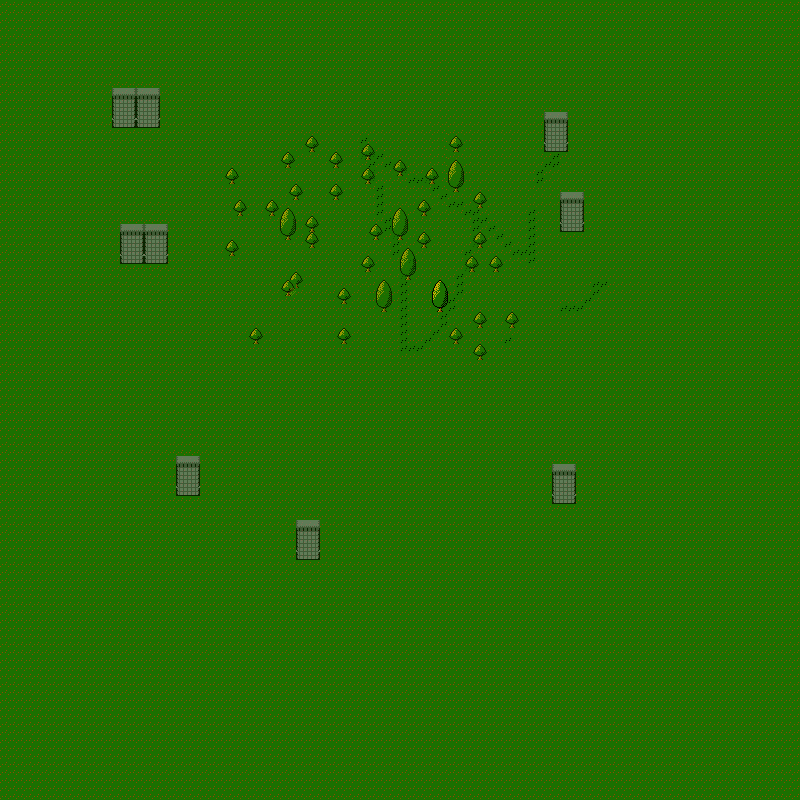

Tiled map render using the project's own tile images. Description and the map definition, with tile-layer contents summarised, below:
An orthogonal 100x100 tile map with 8x8 px tiles, 2 tile layers (Tile Layer 1, Tile Layer 2) and 65 objects (36x small tree, 13x Enemy, 10x Building, 6x tree).

<map version="1.0" tiledversion="1.1.5" orientation="orthogonal" renderorder="right-down" width="100" height="100" tilewidth="8" tileheight="8" infinite="0" nextobjectid="155">
 <tileset firstgid="1" source="fuck.tsx" />
 <layer name="Tile Layer 1" width="100" height="100">
  <data>[10000 cells, 10000 non-empty, 11 distinct tile ids]</data>
 </layer>
 <layer name="Tile Layer 2" width="100" height="100" opacity="0.68">
  <data>[10000 cells, 306 non-empty, 27 distinct tile ids]</data>
 </layer>
 <objectgroup name="Object Layer 1">
  <object id="21" type="tree" x="392" y="208" width="16" height="32" />
  <object id="35" type="tree" x="376" y="280" width="16" height="32" />
  <object id="36" type="tree" x="400" y="248" width="16" height="32" />
  <object id="37" type="tree" x="432" y="280" width="16" height="32" />
  <object id="38" type="tree" x="448" y="160" width="16" height="32" />
  <object id="39" type="tree" x="280" y="208" width="16" height="32" />
  <object id="40" type="small tree" x="224" y="168" width="16" height="16" />
  <object id="41" type="small tree" x="448" y="328" width="16" height="16" />
  <object id="43" type="small tree" x="368" y="224" width="16" height="16" />
  <object id="44" type="small tree" x="360" y="256" width="16" height="16" />
  <object id="45" type="small tree" x="336" y="288" width="16" height="16" />
  <object id="47" type="Enemy" x="192" y="392" width="8" height="8" />
  <object id="50" type="Enemy" x="240" y="104" width="8" height="8" />
  <object id="51" type="Enemy" x="544" y="440" width="8" height="8" />
  <object id="100" type="Enemy" x="160" y="200" width="8" height="8" />
  <object id="101" type="Enemy" x="480" y="80" width="8" height="8" />
  <object id="102" type="small tree" x="248" y="328" width="16" height="16" />
  <object id="103" type="small tree" x="280" y="280" width="16" height="16" />
  <object id="104" type="small tree" x="224" y="240" width="16" height="16" />
  <object id="105" type="small tree" x="288" y="272" width="16" height="16" />
  <object id="106" type="small tree" x="304" y="232" width="16" height="16" />
  <object id="107" type="small tree" x="304" y="216" width="16" height="16" />
  <object id="109" type="small tree" x="232" y="200" width="16" height="16" />
  <object id="110" type="small tree" x="336" y="328" width="16" height="16" />
  <object id="111" type="small tree" x="264" y="200" width="16" height="16" />
  <object id="112" type="small tree" x="288" y="184" width="16" height="16" />
  <object id="113" type="small tree" x="280" y="152" width="16" height="16" />
  <object id="114" type="small tree" x="288" y="184" width="16" height="16" />
  <object id="115" type="small tree" x="304" y="136" width="16" height="16" />
  <object id="116" type="small tree" x="328" y="152" width="16" height="16" />
  <object id="117" type="small tree" x="328" y="184" width="16" height="16" />
  <object id="118" type="small tree" x="360" y="144" width="16" height="16" />
  <object id="119" type="small tree" x="360" y="168" width="16" height="16" />
  <object id="120" type="small tree" x="392" y="160" width="16" height="16" />
  <object id="121" type="small tree" x="424" y="168" width="16" height="16" />
  <object id="122" type="small tree" x="416" y="200" width="16" height="16" />
  <object id="123" type="small tree" x="416" y="232" width="16" height="16" />
  <object id="124" type="small tree" x="472" y="192" width="16" height="16" />
  <object id="125" type="small tree" x="472" y="232" width="16" height="16" />
  <object id="126" type="small tree" x="448" y="136" width="16" height="16" />
  <object id="127" type="small tree" x="464" y="256" width="16" height="16" />
  <object id="128" type="small tree" x="488" y="256" width="16" height="16" />
  <object id="129" type="small tree" x="472" y="312" width="16" height="16" />
  <object id="130" type="small tree" x="504" y="312" width="16" height="16" />
  <object id="131" type="small tree" x="472" y="344" width="16" height="16" />
  <object id="132" type="small tree" x="336" y="288" width="16" height="16" />
  <object id="133" type="small tree" x="336" y="288" width="16" height="16" />
  <object id="134" name="BuildingA" type="Building" x="544" y="112" width="24" height="40" />
  <object id="135" name="BuildingB" type="Building" x="560" y="192" width="24" height="40" />
  <object id="136" name="BuildingC" type="Building" x="552" y="464" width="24" height="40" />
  <object id="137" name="BuildingC" type="Building" x="552" y="464" width="24" height="40" />
  <object id="138" name="BuildingD" type="Building" x="296" y="520" width="24" height="40" />
  <object id="139" name="BuildingE" type="Building" x="176" y="456" width="24" height="40" />
  <object id="140" name="BuildingF" type="Building" x="120" y="224" width="24" height="40" />
  <object id="141" name="BuildingG" type="Building" x="152" y="224" width="24" height="40" />
  <object id="142" name="BuildingH" type="Building" x="112" y="88" width="24" height="40" />
  <object id="143" name="BuildingI" type="Building" x="136" y="88" width="24" height="40" />
  <object id="144" type="Enemy" x="648" y="328" width="8" height="8" />
  <object id="145" type="Enemy" x="384" y="72" width="8" height="8" />
  <object id="146" type="Enemy" x="640" y="184" width="8" height="8" />
  <object id="147" type="Enemy" x="488" y="496" width="8" height="8" />
  <object id="148" type="Enemy" x="48" y="136" width="8" height="8" />
  <object id="149" type="Enemy" x="200" y="80" width="8" height="8" />
  <object id="150" type="Enemy" x="664" y="80" width="8" height="8" />
  <object id="151" type="Enemy" x="608" y="80" width="8" height="8" />
 </objectgroup>
</map>
